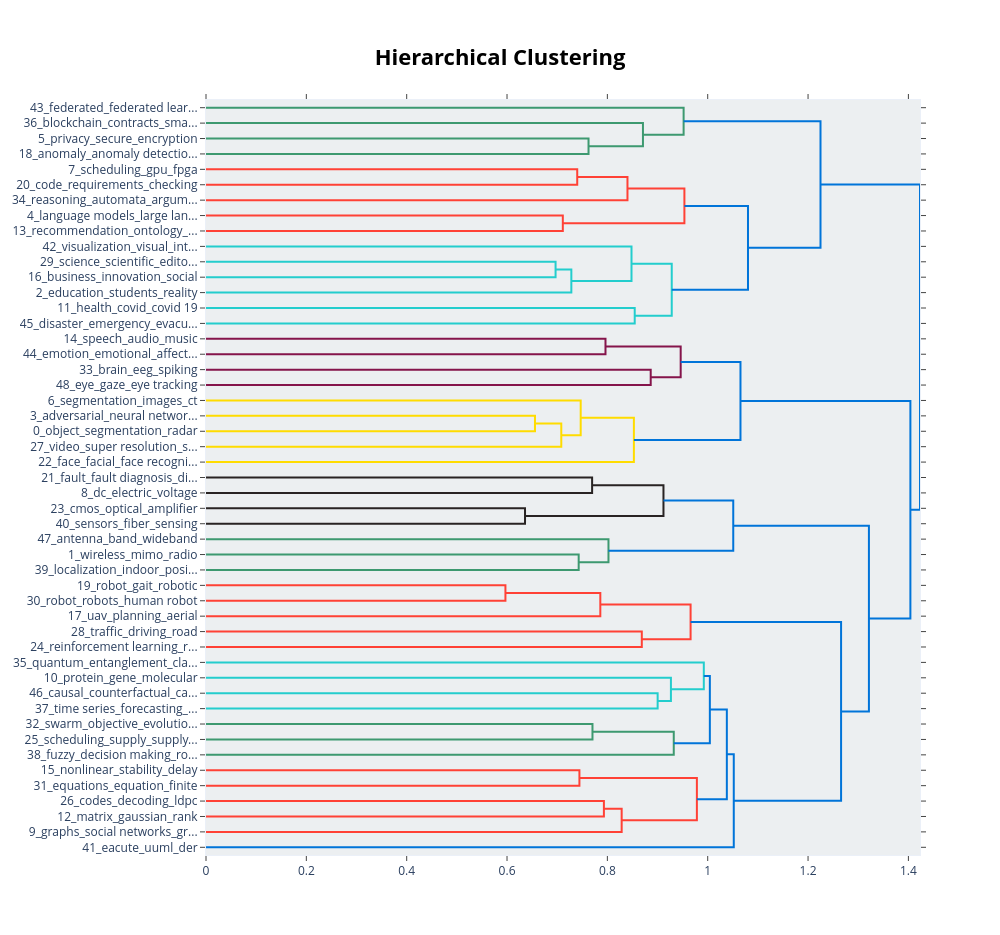

Notebook code cell kept with this figure:
### Code cell
# Topic relations
topic_model.visualize_hierarchy()

### Figure 1 — Plotly figure (JSON) as saved in the notebook; plotly's stock layout.template omitted (floating-point values rounded to 4 significant figures)
{"data": [{"hoverinfo": "text", "marker": {"color": "rgb(61,153,112)"}, "mode": "lines", "type": "scatter", "x": [0.0, 0.7624, 0.7624, 0.0], "xaxis": "x", "y": [-25.0, -25.0, -35.0, -35.0], "yaxis": "y"}, {"hoverinfo": "text", "marker": {"color": "rgb(61,153,112)"}, "mode": "lines", "type": "scatter", "x": [0.0, 0.8709, 0.8709, 0.7624], "xaxis": "x", "y": [-15.0, -15.0, -30.0, -30.0], "yaxis": "y"}, {"hoverinfo": "text", "marker": {"color": "rgb(61,153,112)"}, "mode": "lines", "type": "scatter", "x": [0.0, 0.952, 0.952, 0.8709], "xaxis": "x", "y": [-5.0, -5.0, -22.5, -22.5], "yaxis": "y"}, {"hoverinfo": "text", "marker": {"color": "rgb(255,65,54)"}, "mode": "lines", "type": "scatter", "x": [0.0, 0.7399, 0.7399, 0.0], "xaxis": "x", "y": [-45.0, -45.0, -55.0, -55.0], "yaxis": "y"}, {"hoverinfo": "text", "marker": {"color": "rgb(255,65,54)"}, "mode": "lines", "type": "scatter", "x": [0.7399, 0.8401, 0.8401, 0.0], "xaxis": "x", "y": [-50.0, -50.0, -65.0, -65.0], "yaxis": "y"}, {"hoverinfo": "text", "marker": {"color": "rgb(255,65,54)"}, "mode": "lines", "type": "scatter", "x": [0.0, 0.7112, 0.7112, 0.0], "xaxis": "x", "y": [-75.0, -75.0, -85.0, -85.0], "yaxis": "y"}, {"hoverinfo": "text", "marker": {"color": "rgb(255,65,54)"}, "mode": "lines", "type": "scatter", "x": [0.8401, 0.9535, 0.9535, 0.7112], "xaxis": "x", "y": [-57.5, -57.5, -80.0, -80.0], "yaxis": "y"}, {"hoverinfo": "text", "marker": {"color": "rgb(35,205,205)"}, "mode": "lines", "type": "scatter", "x": [0.0, 0.6967, 0.6967, 0.0], "xaxis": "x", "y": [-105.0, -105.0, -115.0, -115.0], "yaxis": "y"}, {"hoverinfo": "text", "marker": {"color": "rgb(35,205,205)"}, "mode": "lines", "type": "scatter", "x": [0.6967, 0.7282, 0.7282, 0.0], "xaxis": "x", "y": [-110.0, -110.0, -125.0, -125.0], "yaxis": "y"}, {"hoverinfo": "text", "marker": {"color": "rgb(35,205,205)"}, "mode": "lines", "type": "scatter", "x": [0.0, 0.8481, 0.8481, 0.7282], "xaxis": "x", "y": [-95.0, -95.0, -117.5, -117.5], "yaxis": "y"}, {"hoverinfo": "text", "marker": {"color": "rgb(35,205,205)"}, "mode": "lines", "type": "scatter", "x": [0.0, 0.8545, 0.8545, 0.0], "xaxis": "x", "y": [-135.0, -135.0, -145.0, -145.0], "yaxis": "y"}, {"hoverinfo": "text", "marker": {"color": "rgb(35,205,205)"}, "mode": "lines", "type": "scatter", "x": [0.8481, 0.9283, 0.9283, 0.8545], "xaxis": "x", "y": [-106.2, -106.2, -140.0, -140.0], "yaxis": "y"}, {"hoverinfo": "text", "marker": {"color": "rgb(0,116,217)"}, "mode": "lines", "type": "scatter", "x": [0.9535, 1.08, 1.08, 0.9283], "xaxis": "x", "y": [-68.75, -68.75, -123.1, -123.1], "yaxis": "y"}, {"hoverinfo": "text", "marker": {"color": "rgb(0,116,217)"}, "mode": "lines", "type": "scatter", "x": [0.952, 1.225, 1.225, 1.08], "xaxis": "x", "y": [-13.75, -13.75, -95.94, -95.94], "yaxis": "y"}, {"hoverinfo": "text", "marker": {"color": "rgb(133,20,75)"}, "mode": "lines", "type": "scatter", "x": [0.0, 0.7963, 0.7963, 0.0], "xaxis": "x", "y": [-155.0, -155.0, -165.0, -165.0], "yaxis": "y"}, {"hoverinfo": "text", "marker": {"color": "rgb(133,20,75)"}, "mode": "lines", "type": "scatter", "x": [0.0, 0.8864, 0.8864, 0.0], "xaxis": "x", "y": [-175.0, -175.0, -185.0, -185.0], "yaxis": "y"}, {"hoverinfo": "text", "marker": {"color": "rgb(133,20,75)"}, "mode": "lines", "type": "scatter", "x": [0.7963, 0.9461, 0.9461, 0.8864], "xaxis": "x", "y": [-160.0, -160.0, -180.0, -180.0], "yaxis": "y"}, {"hoverinfo": "text", "marker": {"color": "rgb(255,220,0)"}, "mode": "lines", "type": "scatter", "x": [0.0, 0.6557, 0.6557, 0.0], "xaxis": "x", "y": [-205.0, -205.0, -215.0, -215.0], "yaxis": "y"}, {"hoverinfo": "text", "marker": {"color": "rgb(255,220,0)"}, "mode": "lines", "type": "scatter", "x": [0.6557, 0.7081, 0.7081, 0.0], "xaxis": "x", "y": [-210.0, -210.0, -225.0, -225.0], "yaxis": "y"}, {"hoverinfo": "text", "marker": {"color": "rgb(255,220,0)"}, "mode": "lines", "type": "scatter", "x": [0.0, 0.7468, 0.7468, 0.7081], "xaxis": "x", "y": [-195.0, -195.0, -217.5, -217.5], "yaxis": "y"}, {"hoverinfo": "text", "marker": {"color": "rgb(255,220,0)"}, "mode": "lines", "type": "scatter", "x": [0.7468, 0.8529, 0.8529, 0.0], "xaxis": "x", "y": [-206.2, -206.2, -235.0, -235.0], "yaxis": "y"}, {"hoverinfo": "text", "marker": {"color": "rgb(0,116,217)"}, "mode": "lines", "type": "scatter", "x": [0.9461, 1.065, 1.065, 0.8529], "xaxis": "x", "y": [-170.0, -170.0, -220.6, -220.6], "yaxis": "y"}, {"hoverinfo": "text", "marker": {"color": "rgb(40,35,35)"}, "mode": "lines", "type": "scatter", "x": [0.0, 0.7696, 0.7696, 0.0], "xaxis": "x", "y": [-245.0, -245.0, -255.0, -255.0], "yaxis": "y"}, {"hoverinfo": "text", "marker": {"color": "rgb(40,35,35)"}, "mode": "lines", "type": "scatter", "x": [0.0, 0.6359, 0.6359, 0.0], "xaxis": "x", "y": [-265.0, -265.0, -275.0, -275.0], "yaxis": "y"}, {"hoverinfo": "text", "marker": {"color": "rgb(40,35,35)"}, "mode": "lines", "type": "scatter", "x": [0.7696, 0.9118, 0.9118, 0.6359], "xaxis": "x", "y": [-250.0, -250.0, -270.0, -270.0], "yaxis": "y"}, {"hoverinfo": "text", "marker": {"color": "rgb(61,153,112)"}, "mode": "lines", "type": "scatter", "x": [0.0, 0.7428, 0.7428, 0.0], "xaxis": "x", "y": [-295.0, -295.0, -305.0, -305.0], "yaxis": "y"}, {"hoverinfo": "text", "marker": {"color": "rgb(61,153,112)"}, "mode": "lines", "type": "scatter", "x": [0.0, 0.8022, 0.8022, 0.7428], "xaxis": "x", "y": [-285.0, -285.0, -300.0, -300.0], "yaxis": "y"}, {"hoverinfo": "text", "marker": {"color": "rgb(0,116,217)"}, "mode": "lines", "type": "scatter", "x": [0.9118, 1.051, 1.051, 0.8022], "xaxis": "x", "y": [-260.0, -260.0, -292.5, -292.5], "yaxis": "y"}, {"hoverinfo": "text", "marker": {"color": "rgb(255,65,54)"}, "mode": "lines", "type": "scatter", "x": [0.0, 0.5968, 0.5968, 0.0], "xaxis": "x", "y": [-315.0, -315.0, -325.0, -325.0], "yaxis": "y"}, {"hoverinfo": "text", "marker": {"color": "rgb(255,65,54)"}, "mode": "lines", "type": "scatter", "x": [0.5968, 0.7859, 0.7859, 0.0], "xaxis": "x", "y": [-320.0, -320.0, -335.0, -335.0], "yaxis": "y"}, {"hoverinfo": "text", "marker": {"color": "rgb(255,65,54)"}, "mode": "lines", "type": "scatter", "x": [0.0, 0.8686, 0.8686, 0.0], "xaxis": "x", "y": [-345.0, -345.0, -355.0, -355.0], "yaxis": "y"}, {"hoverinfo": "text", "marker": {"color": "rgb(255,65,54)"}, "mode": "lines", "type": "scatter", "x": [0.7859, 0.9659, 0.9659, 0.8686], "xaxis": "x", "y": [-327.5, -327.5, -350.0, -350.0], "yaxis": "y"}, {"hoverinfo": "text", "marker": {"color": "rgb(35,205,205)"}, "mode": "lines", "type": "scatter", "x": [0.0, 0.9002, 0.9002, 0.0], "xaxis": "x", "y": [-385.0, -385.0, -395.0, -395.0], "yaxis": "y"}, {"hoverinfo": "text", "marker": {"color": "rgb(35,205,205)"}, "mode": "lines", "type": "scatter", "x": [0.0, 0.9267, 0.9267, 0.9002], "xaxis": "x", "y": [-375.0, -375.0, -390.0, -390.0], "yaxis": "y"}, {"hoverinfo": "text", "marker": {"color": "rgb(35,205,205)"}, "mode": "lines", "type": "scatter", "x": [0.0, 0.9922, 0.9922, 0.9267], "xaxis": "x", "y": [-365.0, -365.0, -382.5, -382.5], "yaxis": "y"}, {"hoverinfo": "text", "marker": {"color": "rgb(61,153,112)"}, "mode": "lines", "type": "scatter", "x": [0.0, 0.7703, 0.7703, 0.0], "xaxis": "x", "y": [-405.0, -405.0, -415.0, -415.0], "yaxis": "y"}, {"hoverinfo": "text", "marker": {"color": "rgb(61,153,112)"}, "mode": "lines", "type": "scatter", "x": [0.7703, 0.9323, 0.9323, 0.0], "xaxis": "x", "y": [-410.0, -410.0, -425.0, -425.0], "yaxis": "y"}, {"hoverinfo": "text", "marker": {"color": "rgb(0,116,217)"}, "mode": "lines", "type": "scatter", "x": [0.9922, 1.004, 1.004, 0.9323], "xaxis": "x", "y": [-373.8, -373.8, -417.5, -417.5], "yaxis": "y"}, {"hoverinfo": "text", "marker": {"color": "rgb(255,65,54)"}, "mode": "lines", "type": "scatter", "x": [0.0, 0.7443, 0.7443, 0.0], "xaxis": "x", "y": [-435.0, -435.0, -445.0, -445.0], "yaxis": "y"}, {"hoverinfo": "text", "marker": {"color": "rgb(255,65,54)"}, "mode": "lines", "type": "scatter", "x": [0.0, 0.7931, 0.7931, 0.0], "xaxis": "x", "y": [-455.0, -455.0, -465.0, -465.0], "yaxis": "y"}, {"hoverinfo": "text", "marker": {"color": "rgb(255,65,54)"}, "mode": "lines", "type": "scatter", "x": [0.7931, 0.8285, 0.8285, 0.0], "xaxis": "x", "y": [-460.0, -460.0, -475.0, -475.0], "yaxis": "y"}, {"hoverinfo": "text", "marker": {"color": "rgb(255,65,54)"}, "mode": "lines", "type": "scatter", "x": [0.7443, 0.9784, 0.9784, 0.8285], "xaxis": "x", "y": [-440.0, -440.0, -467.5, -467.5], "yaxis": "y"}, {"hoverinfo": "text", "marker": {"color": "rgb(0,116,217)"}, "mode": "lines", "type": "scatter", "x": [1.004, 1.038, 1.038, 0.9784], "xaxis": "x", "y": [-395.6, -395.6, -453.8, -453.8], "yaxis": "y"}, {"hoverinfo": "text", "marker": {"color": "rgb(0,116,217)"}, "mode": "lines", "type": "scatter", "x": [1.038, 1.052, 1.052, 0.0], "xaxis": "x", "y": [-424.7, -424.7, -485.0, -485.0], "yaxis": "y"}, {"hoverinfo": "text", "marker": {"color": "rgb(0,116,217)"}, "mode": "lines", "type": "scatter", "x": [0.9659, 1.266, 1.266, 1.052], "xaxis": "x", "y": [-338.8, -338.8, -454.8, -454.8], "yaxis": "y"}, {"hoverinfo": "text", "marker": {"color": "rgb(0,116,217)"}, "mode": "lines", "type": "scatter", "x": [1.051, 1.321, 1.321, 1.266], "xaxis": "x", "y": [-276.2, -276.2, -396.8, -396.8], "yaxis": "y"}, {"hoverinfo": "text", "marker": {"color": "rgb(0,116,217)"}, "mode": "lines", "type": "scatter", "x": [1.065, 1.404, 1.404, 1.321], "xaxis": "x", "y": [-195.3, -195.3, -336.5, -336.5], "yaxis": "y"}, {"hoverinfo": "text", "marker": {"color": "rgb(0,116,217)"}, "mode": "lines", "type": "scatter", "x": [1.225, 1.423, 1.423, 1.404], "xaxis": "x", "y": [-54.84, -54.84, -265.9, -265.9], "yaxis": "y"}], "layout": {"autosize": false, "height": 935, "hoverlabel": {"bgcolor": "white", "font": {"family": "Rockwell", "size": 16}}, "hovermode": "closest", "plot_bgcolor": "#ECEFF1", "showlegend": false, "title": {"font": {"color": "Black", "size": 22}, "text": "<b>Hierarchical Clustering</b>", "x": 0.5, "xanchor": "center", "yanchor": "top"}, "width": 1000, "xaxis": {"mirror": "allticks", "rangemode": "tozero", "showgrid": false, "showline": true, "showticklabels": true, "ticks": "outside", "type": "linear", "zeroline": false}, "yaxis": {"mirror": "allticks", "range": [-490, 0], "rangemode": "tozero", "showgrid": false, "showline": true, "showticklabels": true, "tickmode": "array", "ticks": "outside", "ticktext": ["43_federated_federated lear...", "36_blockchain_contracts_sma...", "5_privacy_secure_encryption", "18_anomaly_anomaly detectio...", "7_scheduling_gpu_fpga", "20_code_requirements_checking", "34_reasoning_automata_argum...", "4_language models_large lan...", "13_recommendation_ontology_...", "42_visualization_visual_int...", "29_science_scientific_edito...", "16_business_innovation_social", "2_education_students_reality", "11_health_covid_covid 19", "45_disaster_emergency_evacu...", "14_speech_audio_music", "44_emotion_emotional_affect...", "33_brain_eeg_spiking", "48_eye_gaze_eye tracking", "6_segmentation_images_ct", "3_adversarial_neural networ...", "0_object_segmentation_radar", "27_video_super resolution_s...", "22_face_facial_face recogni...", "21_fault_fault diagnosis_di...", "8_dc_electric_voltage", "23_cmos_optical_amplifier", "40_sensors_fiber_sensing", "47_antenna_band_wideband", "1_wireless_mimo_radio", "39_localization_indoor_posi...", "19_robot_gait_robotic", "30_robot_robots_human robot", "17_uav_planning_aerial", "28_traffic_driving_road", "24_reinforcement learning_r...", "35_quantum_entanglement_cla...", "10_protein_gene_molecular", "46_causal_counterfactual_ca...", "37_time series_forecasting_...", "32_swarm_objective_evolutio...", "25_scheduling_supply_supply...", "38_fuzzy_decision making_ro...", "15_nonlinear_stability_delay", "31_equations_equation_finite", "26_codes_decoding_ldpc", "12_matrix_gaussian_rank", "9_graphs_social networks_gr...", "41_eacute_uuml_der"], "tickvals": [-5, -15, -25, -35, -45, -55, -65, -75, -85, -95, -105, -115, -125, -135, -145, -155, -165, -175, -185, -195, -205, -215, -225, -235, -245, -255, -265, -275, -285, -295, -305, -315, -325, -335, -345, -355, -365, -375, -385, -395, -405, -415, -425, -435, -445, -455, -465, -475, -485], "type": "linear", "zeroline": false}}}
